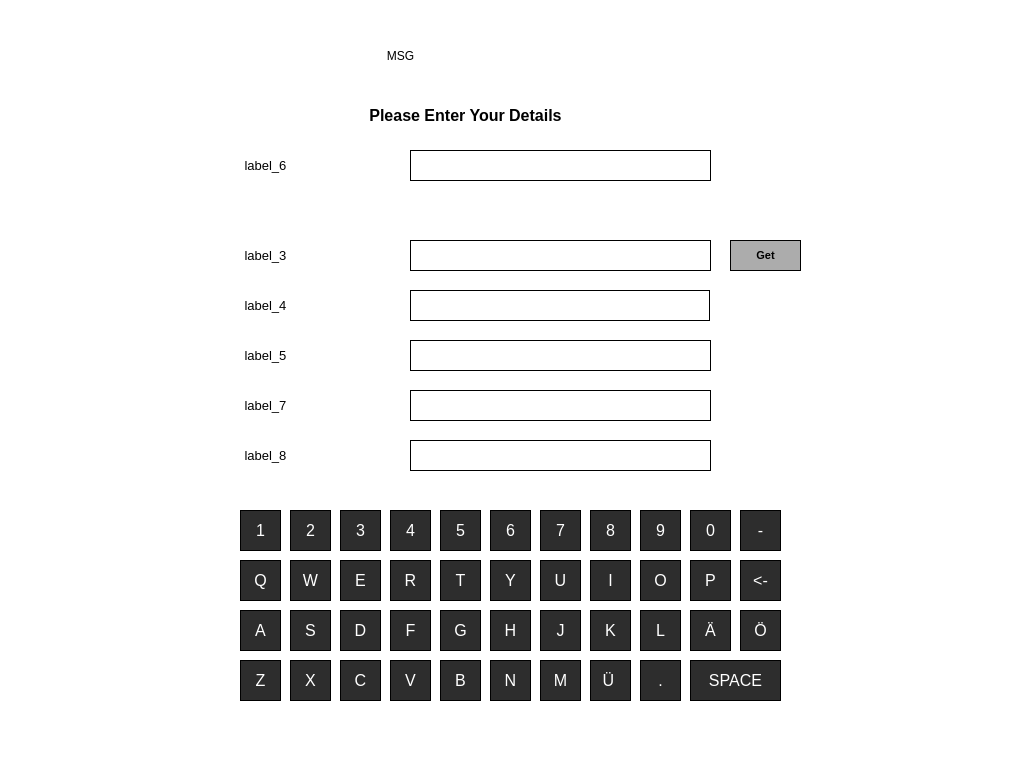
<?xml version="1.0" encoding="UTF-8"?>
<ui version="4.0">
 <class>EnterData</class>
 <widget class="QWidget" name="EnterData">
  <property name="geometry">
   <rect>
    <x>0</x>
    <y>0</y>
    <width>1024</width>
    <height>769</height>
   </rect>
  </property>
  <property name="focusPolicy">
   <enum>Qt::NoFocus</enum>
  </property>
  <property name="windowTitle">
   <string>Trimble</string>
  </property>
  <property name="styleSheet">
   <string notr="true">background-color: rgb(255, 255, 255);</string>
  </property>
  <widget class="QLabel" name="logo">
   <property name="geometry">
    <rect>
     <x>690</x>
     <y>20</y>
     <width>281</width>
     <height>81</height>
    </rect>
   </property>
   <property name="autoFillBackground">
    <bool>false</bool>
   </property>
   <property name="text">
    <string/>
   </property>
   <property name="pixmap">
    <pixmap>img/Logo.png</pixmap>
   </property>
   <property name="scaledContents">
    <bool>true</bool>
   </property>
  </widget>
  <widget class="QLineEdit" name="licenseLineEdit">
   <property name="geometry">
    <rect>
     <x>410</x>
     <y>240</y>
     <width>301</width>
     <height>31</height>
    </rect>
   </property>
   <property name="font">
    <font>
     <family>Arial</family>
     <pointsize>10</pointsize>
    </font>
   </property>
   <property name="tabletTracking">
    <bool>true</bool>
   </property>
   <property name="focusPolicy">
    <enum>Qt::ClickFocus</enum>
   </property>
   <property name="autoFillBackground">
    <bool>false</bool>
   </property>
   <property name="styleSheet">
    <string notr="true">border: 1px solid black;</string>
   </property>
   <property name="frame">
    <bool>true</bool>
   </property>
   <property name="dragEnabled">
    <bool>false</bool>
   </property>
   <property name="readOnly">
    <bool>false</bool>
   </property>
  </widget>
  <widget class="QPushButton" name="nextButton">
   <property name="geometry">
    <rect>
     <x>870</x>
     <y>540</y>
     <width>151</width>
     <height>111</height>
    </rect>
   </property>
   <property name="styleSheet">
    <string notr="true">border: 1px solid white;</string>
   </property>
   <property name="text">
    <string/>
   </property>
   <property name="icon">
    <iconset>
     <normalon>img/NextArrow.png</normalon>
    </iconset>
   </property>
   <property name="iconSize">
    <size>
     <width>103</width>
     <height>105</height>
    </size>
   </property>
  </widget>
  <widget class="QPushButton" name="backButton">
   <property name="geometry">
    <rect>
     <x>10</x>
     <y>540</y>
     <width>141</width>
     <height>111</height>
    </rect>
   </property>
   <property name="styleSheet">
    <string notr="true">border: 1px solid white;</string>
   </property>
   <property name="text">
    <string/>
   </property>
   <property name="icon">
    <iconset>
     <normalon>img/BackArrow.png</normalon>
    </iconset>
   </property>
   <property name="iconSize">
    <size>
     <width>103</width>
     <height>105</height>
    </size>
   </property>
  </widget>
  <widget class="QLabel" name="label">
   <property name="geometry">
    <rect>
     <x>130</x>
     <y>10</y>
     <width>541</width>
     <height>91</height>
    </rect>
   </property>
   <property name="font">
    <font>
     <pointsize>9</pointsize>
    </font>
   </property>
   <property name="text">
    <string>MSG</string>
   </property>
   <property name="alignment">
    <set>Qt::AlignCenter</set>
   </property>
  </widget>
  <widget class="QLabel" name="label_2">
   <property name="geometry">
    <rect>
     <x>190</x>
     <y>90</y>
     <width>551</width>
     <height>51</height>
    </rect>
   </property>
   <property name="font">
    <font>
     <pointsize>12</pointsize>
     <weight>75</weight>
     <bold>true</bold>
    </font>
   </property>
   <property name="text">
    <string>Please Enter Your Details</string>
   </property>
   <property name="textFormat">
    <enum>Qt::AutoText</enum>
   </property>
   <property name="alignment">
    <set>Qt::AlignCenter</set>
   </property>
  </widget>
  <widget class="QLabel" name="label_3">
   <property name="geometry">
    <rect>
     <x>180</x>
     <y>240</y>
     <width>171</width>
     <height>31</height>
    </rect>
   </property>
   <property name="font">
    <font>
     <pointsize>10</pointsize>
    </font>
   </property>
   <property name="text">
    <string>label_3</string>
   </property>
   <property name="alignment">
    <set>Qt::AlignCenter</set>
   </property>
  </widget>
  <widget class="QLineEdit" name="driverLineEdit">
   <property name="geometry">
    <rect>
     <x>410</x>
     <y>290</y>
     <width>300</width>
     <height>31</height>
    </rect>
   </property>
   <property name="font">
    <font>
     <family>Arial</family>
     <pointsize>10</pointsize>
    </font>
   </property>
   <property name="tabletTracking">
    <bool>true</bool>
   </property>
   <property name="focusPolicy">
    <enum>Qt::ClickFocus</enum>
   </property>
   <property name="autoFillBackground">
    <bool>false</bool>
   </property>
   <property name="styleSheet">
    <string notr="true">border: 1px solid black;</string>
   </property>
   <property name="frame">
    <bool>true</bool>
   </property>
   <property name="dragEnabled">
    <bool>false</bool>
   </property>
   <property name="readOnly">
    <bool>false</bool>
   </property>
  </widget>
  <widget class="QLineEdit" name="companyLineEdit">
   <property name="geometry">
    <rect>
     <x>410</x>
     <y>340</y>
     <width>301</width>
     <height>31</height>
    </rect>
   </property>
   <property name="font">
    <font>
     <family>Arial</family>
     <pointsize>10</pointsize>
    </font>
   </property>
   <property name="tabletTracking">
    <bool>true</bool>
   </property>
   <property name="focusPolicy">
    <enum>Qt::ClickFocus</enum>
   </property>
   <property name="autoFillBackground">
    <bool>false</bool>
   </property>
   <property name="styleSheet">
    <string notr="true">border: 1px solid black;</string>
   </property>
   <property name="frame">
    <bool>true</bool>
   </property>
   <property name="dragEnabled">
    <bool>false</bool>
   </property>
   <property name="readOnly">
    <bool>false</bool>
   </property>
  </widget>
  <widget class="QLineEdit" name="remarkLineEdit">
   <property name="geometry">
    <rect>
     <x>410</x>
     <y>390</y>
     <width>301</width>
     <height>31</height>
    </rect>
   </property>
   <property name="font">
    <font>
     <family>Arial</family>
     <pointsize>10</pointsize>
    </font>
   </property>
   <property name="tabletTracking">
    <bool>true</bool>
   </property>
   <property name="focusPolicy">
    <enum>Qt::ClickFocus</enum>
   </property>
   <property name="autoFillBackground">
    <bool>false</bool>
   </property>
   <property name="styleSheet">
    <string notr="true">border: 1px solid black;</string>
   </property>
   <property name="frame">
    <bool>true</bool>
   </property>
   <property name="dragEnabled">
    <bool>false</bool>
   </property>
   <property name="readOnly">
    <bool>false</bool>
   </property>
  </widget>
  <widget class="QLineEdit" name="abol_numLineEdit">
   <property name="geometry">
    <rect>
     <x>410</x>
     <y>150</y>
     <width>301</width>
     <height>31</height>
    </rect>
   </property>
   <property name="font">
    <font>
     <family>Arial</family>
     <pointsize>10</pointsize>
    </font>
   </property>
   <property name="tabletTracking">
    <bool>true</bool>
   </property>
   <property name="focusPolicy">
    <enum>Qt::ClickFocus</enum>
   </property>
   <property name="autoFillBackground">
    <bool>false</bool>
   </property>
   <property name="styleSheet">
    <string notr="true">border: 1px solid black;</string>
   </property>
   <property name="frame">
    <bool>true</bool>
   </property>
   <property name="dragEnabled">
    <bool>false</bool>
   </property>
   <property name="readOnly">
    <bool>false</bool>
   </property>
  </widget>
  <widget class="QLineEdit" name="ladevolumenLineEdit">
   <property name="geometry">
    <rect>
     <x>410</x>
     <y>440</y>
     <width>301</width>
     <height>31</height>
    </rect>
   </property>
   <property name="font">
    <font>
     <family>Arial</family>
     <pointsize>10</pointsize>
    </font>
   </property>
   <property name="tabletTracking">
    <bool>true</bool>
   </property>
   <property name="focusPolicy">
    <enum>Qt::ClickFocus</enum>
   </property>
   <property name="autoFillBackground">
    <bool>false</bool>
   </property>
   <property name="styleSheet">
    <string notr="true">border: 1px solid black;</string>
   </property>
   <property name="frame">
    <bool>true</bool>
   </property>
   <property name="dragEnabled">
    <bool>false</bool>
   </property>
   <property name="readOnly">
    <bool>false</bool>
   </property>
  </widget>
  <widget class="QPushButton" name="getButton">
   <property name="geometry">
    <rect>
     <x>730</x>
     <y>240</y>
     <width>71</width>
     <height>31</height>
    </rect>
   </property>
   <property name="font">
    <font>
     <pointsize>8</pointsize>
     <weight>75</weight>
     <bold>true</bold>
    </font>
   </property>
   <property name="styleSheet">
    <string notr="true">border: 1px solid black;
background-color: rgb(172, 172, 172);
</string>
   </property>
   <property name="text">
    <string>Get</string>
   </property>
  </widget>
  <widget class="QLabel" name="label_4">
   <property name="geometry">
    <rect>
     <x>180</x>
     <y>290</y>
     <width>171</width>
     <height>30</height>
    </rect>
   </property>
   <property name="font">
    <font>
     <pointsize>10</pointsize>
    </font>
   </property>
   <property name="text">
    <string>label_4</string>
   </property>
   <property name="alignment">
    <set>Qt::AlignCenter</set>
   </property>
  </widget>
  <widget class="QLabel" name="label_5">
   <property name="geometry">
    <rect>
     <x>180</x>
     <y>340</y>
     <width>171</width>
     <height>31</height>
    </rect>
   </property>
   <property name="font">
    <font>
     <pointsize>10</pointsize>
    </font>
   </property>
   <property name="text">
    <string>label_5</string>
   </property>
   <property name="alignment">
    <set>Qt::AlignCenter</set>
   </property>
  </widget>
  <widget class="QLabel" name="label_6">
   <property name="geometry">
    <rect>
     <x>180</x>
     <y>150</y>
     <width>171</width>
     <height>31</height>
    </rect>
   </property>
   <property name="font">
    <font>
     <pointsize>10</pointsize>
    </font>
   </property>
   <property name="text">
    <string>label_6</string>
   </property>
   <property name="alignment">
    <set>Qt::AlignCenter</set>
   </property>
  </widget>
  <widget class="QLabel" name="label_7">
   <property name="geometry">
    <rect>
     <x>180</x>
     <y>390</y>
     <width>171</width>
     <height>31</height>
    </rect>
   </property>
   <property name="font">
    <font>
     <pointsize>10</pointsize>
    </font>
   </property>
   <property name="text">
    <string>label_7</string>
   </property>
   <property name="alignment">
    <set>Qt::AlignCenter</set>
   </property>
  </widget>
  <widget class="QLabel" name="label_8">
   <property name="geometry">
    <rect>
     <x>180</x>
     <y>440</y>
     <width>171</width>
     <height>31</height>
    </rect>
   </property>
   <property name="font">
    <font>
     <pointsize>10</pointsize>
    </font>
   </property>
   <property name="text">
    <string>label_8</string>
   </property>
   <property name="alignment">
    <set>Qt::AlignCenter</set>
   </property>
  </widget>
  <widget class="QPushButton" name="QButton">
   <property name="geometry">
    <rect>
     <x>240</x>
     <y>560</y>
     <width>41</width>
     <height>41</height>
    </rect>
   </property>
   <property name="font">
    <font>
     <pointsize>12</pointsize>
    </font>
   </property>
   <property name="styleSheet">
    <string notr="true">border: 1px solid black;
color: white;
background-color: rgb(45, 45, 45);</string>
   </property>
   <property name="text">
    <string>Q</string>
   </property>
  </widget>
  <widget class="QPushButton" name="YButton">
   <property name="geometry">
    <rect>
     <x>490</x>
     <y>560</y>
     <width>41</width>
     <height>41</height>
    </rect>
   </property>
   <property name="font">
    <font>
     <pointsize>12</pointsize>
    </font>
   </property>
   <property name="styleSheet">
    <string notr="true">border: 1px solid black;
color: white;
background-color: rgb(45, 45, 45);</string>
   </property>
   <property name="text">
    <string>Y</string>
   </property>
  </widget>
  <widget class="QPushButton" name="TButton">
   <property name="geometry">
    <rect>
     <x>440</x>
     <y>560</y>
     <width>41</width>
     <height>41</height>
    </rect>
   </property>
   <property name="font">
    <font>
     <pointsize>12</pointsize>
    </font>
   </property>
   <property name="styleSheet">
    <string notr="true">border: 1px solid black;
color: white;
background-color: rgb(45, 45, 45);</string>
   </property>
   <property name="text">
    <string>T</string>
   </property>
  </widget>
  <widget class="QPushButton" name="EButton">
   <property name="geometry">
    <rect>
     <x>340</x>
     <y>560</y>
     <width>41</width>
     <height>41</height>
    </rect>
   </property>
   <property name="font">
    <font>
     <pointsize>12</pointsize>
    </font>
   </property>
   <property name="styleSheet">
    <string notr="true">border: 1px solid black;
color: white;
background-color: rgb(45, 45, 45);</string>
   </property>
   <property name="text">
    <string>E</string>
   </property>
  </widget>
  <widget class="QPushButton" name="RButton">
   <property name="geometry">
    <rect>
     <x>390</x>
     <y>560</y>
     <width>41</width>
     <height>41</height>
    </rect>
   </property>
   <property name="font">
    <font>
     <pointsize>12</pointsize>
    </font>
   </property>
   <property name="styleSheet">
    <string notr="true">border: 1px solid black;
color: white;
background-color: rgb(45, 45, 45);</string>
   </property>
   <property name="text">
    <string>R</string>
   </property>
  </widget>
  <widget class="QPushButton" name="Button_1">
   <property name="geometry">
    <rect>
     <x>240</x>
     <y>510</y>
     <width>41</width>
     <height>41</height>
    </rect>
   </property>
   <property name="font">
    <font>
     <pointsize>12</pointsize>
    </font>
   </property>
   <property name="focusPolicy">
    <enum>Qt::NoFocus</enum>
   </property>
   <property name="styleSheet">
    <string notr="true">border: 1px solid black;
color: white;
background-color: rgb(45, 45, 45);</string>
   </property>
   <property name="text">
    <string>1</string>
   </property>
   <property name="autoDefault">
    <bool>false</bool>
   </property>
  </widget>
  <widget class="QPushButton" name="backButton_2">
   <property name="geometry">
    <rect>
     <x>740</x>
     <y>560</y>
     <width>41</width>
     <height>41</height>
    </rect>
   </property>
   <property name="font">
    <font>
     <pointsize>12</pointsize>
    </font>
   </property>
   <property name="styleSheet">
    <string notr="true">border: 1px solid black;
color: white;
background-color: rgb(45, 45, 45);</string>
   </property>
   <property name="text">
    <string>&lt;-</string>
   </property>
  </widget>
  <widget class="QPushButton" name="PButton">
   <property name="geometry">
    <rect>
     <x>690</x>
     <y>560</y>
     <width>41</width>
     <height>41</height>
    </rect>
   </property>
   <property name="font">
    <font>
     <pointsize>12</pointsize>
    </font>
   </property>
   <property name="styleSheet">
    <string notr="true">border: 1px solid black;
color: white;
background-color: rgb(45, 45, 45);</string>
   </property>
   <property name="text">
    <string>P</string>
   </property>
  </widget>
  <widget class="QPushButton" name="OButton">
   <property name="geometry">
    <rect>
     <x>640</x>
     <y>560</y>
     <width>41</width>
     <height>41</height>
    </rect>
   </property>
   <property name="font">
    <font>
     <pointsize>12</pointsize>
    </font>
   </property>
   <property name="styleSheet">
    <string notr="true">border: 1px solid black;
color: white;
background-color: rgb(45, 45, 45);</string>
   </property>
   <property name="text">
    <string>O</string>
   </property>
  </widget>
  <widget class="QPushButton" name="IButton">
   <property name="geometry">
    <rect>
     <x>590</x>
     <y>560</y>
     <width>41</width>
     <height>41</height>
    </rect>
   </property>
   <property name="font">
    <font>
     <pointsize>12</pointsize>
    </font>
   </property>
   <property name="styleSheet">
    <string notr="true">border: 1px solid black;
color: white;
background-color: rgb(45, 45, 45);</string>
   </property>
   <property name="text">
    <string>I</string>
   </property>
  </widget>
  <widget class="QPushButton" name="UButton">
   <property name="geometry">
    <rect>
     <x>540</x>
     <y>560</y>
     <width>41</width>
     <height>41</height>
    </rect>
   </property>
   <property name="font">
    <font>
     <pointsize>12</pointsize>
    </font>
   </property>
   <property name="styleSheet">
    <string notr="true">border: 1px solid black;
color: white;
background-color: rgb(45, 45, 45);</string>
   </property>
   <property name="text">
    <string>U</string>
   </property>
  </widget>
  <widget class="QPushButton" name="WButton">
   <property name="geometry">
    <rect>
     <x>290</x>
     <y>560</y>
     <width>41</width>
     <height>41</height>
    </rect>
   </property>
   <property name="font">
    <font>
     <pointsize>12</pointsize>
    </font>
   </property>
   <property name="styleSheet">
    <string notr="true">border: 1px solid black;
color: white;
background-color: rgb(45, 45, 45);</string>
   </property>
   <property name="text">
    <string>W</string>
   </property>
  </widget>
  <widget class="QPushButton" name="Button_6">
   <property name="geometry">
    <rect>
     <x>490</x>
     <y>510</y>
     <width>41</width>
     <height>41</height>
    </rect>
   </property>
   <property name="font">
    <font>
     <pointsize>12</pointsize>
    </font>
   </property>
   <property name="styleSheet">
    <string notr="true">border: 1px solid black;
color: white;
background-color: rgb(45, 45, 45);</string>
   </property>
   <property name="text">
    <string>6</string>
   </property>
  </widget>
  <widget class="QPushButton" name="Button_8">
   <property name="geometry">
    <rect>
     <x>590</x>
     <y>510</y>
     <width>41</width>
     <height>41</height>
    </rect>
   </property>
   <property name="font">
    <font>
     <pointsize>12</pointsize>
    </font>
   </property>
   <property name="styleSheet">
    <string notr="true">border: 1px solid black;
color: white;
background-color: rgb(45, 45, 45);</string>
   </property>
   <property name="text">
    <string>8</string>
   </property>
  </widget>
  <widget class="QPushButton" name="Button_7">
   <property name="geometry">
    <rect>
     <x>540</x>
     <y>510</y>
     <width>41</width>
     <height>41</height>
    </rect>
   </property>
   <property name="font">
    <font>
     <pointsize>12</pointsize>
    </font>
   </property>
   <property name="styleSheet">
    <string notr="true">border: 1px solid black;
color: white;
background-color: rgb(45, 45, 45);</string>
   </property>
   <property name="text">
    <string>7</string>
   </property>
  </widget>
  <widget class="QPushButton" name="Button_5">
   <property name="geometry">
    <rect>
     <x>440</x>
     <y>510</y>
     <width>41</width>
     <height>41</height>
    </rect>
   </property>
   <property name="font">
    <font>
     <pointsize>12</pointsize>
    </font>
   </property>
   <property name="styleSheet">
    <string notr="true">border: 1px solid black;
color: white;
background-color: rgb(45, 45, 45);</string>
   </property>
   <property name="text">
    <string>5</string>
   </property>
  </widget>
  <widget class="QPushButton" name="Button_4">
   <property name="geometry">
    <rect>
     <x>390</x>
     <y>510</y>
     <width>41</width>
     <height>41</height>
    </rect>
   </property>
   <property name="font">
    <font>
     <pointsize>12</pointsize>
    </font>
   </property>
   <property name="styleSheet">
    <string notr="true">border: 1px solid black;
color: white;
background-color: rgb(45, 45, 45);</string>
   </property>
   <property name="text">
    <string>4</string>
   </property>
  </widget>
  <widget class="QPushButton" name="Button_3">
   <property name="geometry">
    <rect>
     <x>340</x>
     <y>510</y>
     <width>41</width>
     <height>41</height>
    </rect>
   </property>
   <property name="font">
    <font>
     <pointsize>12</pointsize>
    </font>
   </property>
   <property name="focusPolicy">
    <enum>Qt::NoFocus</enum>
   </property>
   <property name="styleSheet">
    <string notr="true">border: 1px solid black;
color: white;
background-color: rgb(45, 45, 45);</string>
   </property>
   <property name="text">
    <string>3</string>
   </property>
  </widget>
  <widget class="QPushButton" name="Button_2">
   <property name="geometry">
    <rect>
     <x>290</x>
     <y>510</y>
     <width>41</width>
     <height>41</height>
    </rect>
   </property>
   <property name="font">
    <font>
     <pointsize>12</pointsize>
    </font>
   </property>
   <property name="focusPolicy">
    <enum>Qt::NoFocus</enum>
   </property>
   <property name="styleSheet">
    <string notr="true">border: 1px solid black;
color: white;
background-color: rgb(45, 45, 45);</string>
   </property>
   <property name="text">
    <string>2</string>
   </property>
  </widget>
  <widget class="QPushButton" name="Button_9">
   <property name="geometry">
    <rect>
     <x>640</x>
     <y>510</y>
     <width>41</width>
     <height>41</height>
    </rect>
   </property>
   <property name="font">
    <font>
     <pointsize>12</pointsize>
    </font>
   </property>
   <property name="styleSheet">
    <string notr="true">border: 1px solid black;
color: white;
background-color: rgb(45, 45, 45);</string>
   </property>
   <property name="text">
    <string>9</string>
   </property>
  </widget>
  <widget class="QPushButton" name="Button_0">
   <property name="geometry">
    <rect>
     <x>690</x>
     <y>510</y>
     <width>41</width>
     <height>41</height>
    </rect>
   </property>
   <property name="font">
    <font>
     <pointsize>12</pointsize>
    </font>
   </property>
   <property name="styleSheet">
    <string notr="true">border: 1px solid black;
color: white;
background-color: rgb(45, 45, 45);</string>
   </property>
   <property name="text">
    <string>0</string>
   </property>
  </widget>
  <widget class="QPushButton" name="minusButton">
   <property name="geometry">
    <rect>
     <x>740</x>
     <y>510</y>
     <width>41</width>
     <height>41</height>
    </rect>
   </property>
   <property name="font">
    <font>
     <pointsize>12</pointsize>
    </font>
   </property>
   <property name="styleSheet">
    <string notr="true">border: 1px solid black;
color: white;
background-color: rgb(45, 45, 45);</string>
   </property>
   <property name="text">
    <string>-</string>
   </property>
  </widget>
  <widget class="QPushButton" name="AButton">
   <property name="geometry">
    <rect>
     <x>240</x>
     <y>610</y>
     <width>41</width>
     <height>41</height>
    </rect>
   </property>
   <property name="font">
    <font>
     <pointsize>12</pointsize>
    </font>
   </property>
   <property name="styleSheet">
    <string notr="true">border: 1px solid black;
color: white;
background-color: rgb(45, 45, 45);</string>
   </property>
   <property name="text">
    <string>A</string>
   </property>
  </widget>
  <widget class="QPushButton" name="SButton">
   <property name="geometry">
    <rect>
     <x>290</x>
     <y>610</y>
     <width>41</width>
     <height>41</height>
    </rect>
   </property>
   <property name="font">
    <font>
     <pointsize>12</pointsize>
    </font>
   </property>
   <property name="styleSheet">
    <string notr="true">border: 1px solid black;
color: white;
background-color: rgb(45, 45, 45);</string>
   </property>
   <property name="text">
    <string>S</string>
   </property>
  </widget>
  <widget class="QPushButton" name="DButton">
   <property name="geometry">
    <rect>
     <x>340</x>
     <y>610</y>
     <width>41</width>
     <height>41</height>
    </rect>
   </property>
   <property name="font">
    <font>
     <pointsize>12</pointsize>
    </font>
   </property>
   <property name="styleSheet">
    <string notr="true">border: 1px solid black;
color: white;
background-color: rgb(45, 45, 45);</string>
   </property>
   <property name="text">
    <string>D</string>
   </property>
  </widget>
  <widget class="QPushButton" name="GButton">
   <property name="geometry">
    <rect>
     <x>440</x>
     <y>610</y>
     <width>41</width>
     <height>41</height>
    </rect>
   </property>
   <property name="font">
    <font>
     <pointsize>12</pointsize>
    </font>
   </property>
   <property name="styleSheet">
    <string notr="true">border: 1px solid black;
color: white;
background-color: rgb(45, 45, 45);</string>
   </property>
   <property name="text">
    <string>G</string>
   </property>
  </widget>
  <widget class="QPushButton" name="FButton">
   <property name="geometry">
    <rect>
     <x>390</x>
     <y>610</y>
     <width>41</width>
     <height>41</height>
    </rect>
   </property>
   <property name="font">
    <font>
     <pointsize>12</pointsize>
    </font>
   </property>
   <property name="styleSheet">
    <string notr="true">border: 1px solid black;
color: white;
background-color: rgb(45, 45, 45);</string>
   </property>
   <property name="text">
    <string>F</string>
   </property>
  </widget>
  <widget class="QPushButton" name="HButton">
   <property name="geometry">
    <rect>
     <x>490</x>
     <y>610</y>
     <width>41</width>
     <height>41</height>
    </rect>
   </property>
   <property name="font">
    <font>
     <pointsize>12</pointsize>
    </font>
   </property>
   <property name="styleSheet">
    <string notr="true">border: 1px solid black;
color: white;
background-color: rgb(45, 45, 45);</string>
   </property>
   <property name="text">
    <string>H</string>
   </property>
  </widget>
  <widget class="QPushButton" name="ButtonGerA">
   <property name="geometry">
    <rect>
     <x>690</x>
     <y>610</y>
     <width>41</width>
     <height>41</height>
    </rect>
   </property>
   <property name="font">
    <font>
     <pointsize>12</pointsize>
    </font>
   </property>
   <property name="styleSheet">
    <string notr="true">border: 1px solid black;
color: white;
background-color: rgb(45, 45, 45);</string>
   </property>
   <property name="text">
    <string>Ä</string>
   </property>
  </widget>
  <widget class="QPushButton" name="LButton">
   <property name="geometry">
    <rect>
     <x>640</x>
     <y>610</y>
     <width>41</width>
     <height>41</height>
    </rect>
   </property>
   <property name="font">
    <font>
     <pointsize>12</pointsize>
    </font>
   </property>
   <property name="styleSheet">
    <string notr="true">border: 1px solid black;
color: white;
background-color: rgb(45, 45, 45);</string>
   </property>
   <property name="text">
    <string>L</string>
   </property>
  </widget>
  <widget class="QPushButton" name="KButton">
   <property name="geometry">
    <rect>
     <x>590</x>
     <y>610</y>
     <width>41</width>
     <height>41</height>
    </rect>
   </property>
   <property name="font">
    <font>
     <pointsize>12</pointsize>
    </font>
   </property>
   <property name="styleSheet">
    <string notr="true">border: 1px solid black;
color: white;
background-color: rgb(45, 45, 45);</string>
   </property>
   <property name="text">
    <string>K</string>
   </property>
  </widget>
  <widget class="QPushButton" name="JButton">
   <property name="geometry">
    <rect>
     <x>540</x>
     <y>610</y>
     <width>41</width>
     <height>41</height>
    </rect>
   </property>
   <property name="font">
    <font>
     <pointsize>12</pointsize>
    </font>
   </property>
   <property name="styleSheet">
    <string notr="true">border: 1px solid black;
color: white;
background-color: rgb(45, 45, 45);</string>
   </property>
   <property name="text">
    <string>J</string>
   </property>
  </widget>
  <widget class="QPushButton" name="ButtonGerO">
   <property name="geometry">
    <rect>
     <x>740</x>
     <y>610</y>
     <width>41</width>
     <height>41</height>
    </rect>
   </property>
   <property name="font">
    <font>
     <pointsize>12</pointsize>
    </font>
   </property>
   <property name="styleSheet">
    <string notr="true">border: 1px solid black;
color: white;
background-color: rgb(45, 45, 45);</string>
   </property>
   <property name="text">
    <string>Ö</string>
   </property>
  </widget>
  <widget class="QPushButton" name="ZButton">
   <property name="geometry">
    <rect>
     <x>240</x>
     <y>660</y>
     <width>41</width>
     <height>41</height>
    </rect>
   </property>
   <property name="font">
    <font>
     <pointsize>12</pointsize>
    </font>
   </property>
   <property name="styleSheet">
    <string notr="true">border: 1px solid black;
color: white;
background-color: rgb(45, 45, 45);</string>
   </property>
   <property name="text">
    <string>Z</string>
   </property>
  </widget>
  <widget class="QPushButton" name="XButton">
   <property name="geometry">
    <rect>
     <x>290</x>
     <y>660</y>
     <width>41</width>
     <height>41</height>
    </rect>
   </property>
   <property name="font">
    <font>
     <pointsize>12</pointsize>
    </font>
   </property>
   <property name="styleSheet">
    <string notr="true">border: 1px solid black;
color: white;
background-color: rgb(45, 45, 45);</string>
   </property>
   <property name="text">
    <string>X</string>
   </property>
  </widget>
  <widget class="QPushButton" name="CButton">
   <property name="geometry">
    <rect>
     <x>340</x>
     <y>660</y>
     <width>41</width>
     <height>41</height>
    </rect>
   </property>
   <property name="font">
    <font>
     <pointsize>12</pointsize>
    </font>
   </property>
   <property name="styleSheet">
    <string notr="true">border: 1px solid black;
color: white;
background-color: rgb(45, 45, 45);</string>
   </property>
   <property name="text">
    <string>C</string>
   </property>
  </widget>
  <widget class="QPushButton" name="BButton">
   <property name="geometry">
    <rect>
     <x>440</x>
     <y>660</y>
     <width>41</width>
     <height>41</height>
    </rect>
   </property>
   <property name="font">
    <font>
     <pointsize>12</pointsize>
    </font>
   </property>
   <property name="styleSheet">
    <string notr="true">border: 1px solid black;
color: white;
background-color: rgb(45, 45, 45);</string>
   </property>
   <property name="text">
    <string>B</string>
   </property>
  </widget>
  <widget class="QPushButton" name="VButton">
   <property name="geometry">
    <rect>
     <x>390</x>
     <y>660</y>
     <width>41</width>
     <height>41</height>
    </rect>
   </property>
   <property name="font">
    <font>
     <pointsize>12</pointsize>
    </font>
   </property>
   <property name="styleSheet">
    <string notr="true">border: 1px solid black;
color: white;
background-color: rgb(45, 45, 45);</string>
   </property>
   <property name="text">
    <string>V</string>
   </property>
  </widget>
  <widget class="QPushButton" name="NButton">
   <property name="geometry">
    <rect>
     <x>490</x>
     <y>660</y>
     <width>41</width>
     <height>41</height>
    </rect>
   </property>
   <property name="font">
    <font>
     <pointsize>12</pointsize>
    </font>
   </property>
   <property name="styleSheet">
    <string notr="true">border: 1px solid black;
color: white;
background-color: rgb(45, 45, 45);</string>
   </property>
   <property name="text">
    <string>N</string>
   </property>
  </widget>
  <widget class="QPushButton" name="MButton">
   <property name="geometry">
    <rect>
     <x>540</x>
     <y>660</y>
     <width>41</width>
     <height>41</height>
    </rect>
   </property>
   <property name="font">
    <font>
     <pointsize>12</pointsize>
    </font>
   </property>
   <property name="styleSheet">
    <string notr="true">border: 1px solid black;
color: white;
background-color: rgb(45, 45, 45);</string>
   </property>
   <property name="text">
    <string>M</string>
   </property>
  </widget>
  <widget class="QPushButton" name="ButtonGerU">
   <property name="geometry">
    <rect>
     <x>590</x>
     <y>660</y>
     <width>41</width>
     <height>41</height>
    </rect>
   </property>
   <property name="font">
    <font>
     <pointsize>12</pointsize>
    </font>
   </property>
   <property name="styleSheet">
    <string notr="true">border: 1px solid black;
color: white;
background-color: rgb(45, 45, 45);</string>
   </property>
   <property name="text">
    <string>Ü	</string>
   </property>
  </widget>
  <widget class="QPushButton" name="ButtonSpace">
   <property name="geometry">
    <rect>
     <x>690</x>
     <y>660</y>
     <width>91</width>
     <height>41</height>
    </rect>
   </property>
   <property name="font">
    <font>
     <pointsize>12</pointsize>
    </font>
   </property>
   <property name="styleSheet">
    <string notr="true">border: 1px solid black;
color: white;
background-color: rgb(45, 45, 45);</string>
   </property>
   <property name="text">
    <string>SPACE</string>
   </property>
  </widget>
  <widget class="QPushButton" name="ButtonGerU_2">
   <property name="geometry">
    <rect>
     <x>640</x>
     <y>660</y>
     <width>41</width>
     <height>41</height>
    </rect>
   </property>
   <property name="font">
    <font>
     <pointsize>12</pointsize>
    </font>
   </property>
   <property name="styleSheet">
    <string notr="true">border: 1px solid black;
color: white;
background-color: rgb(45, 45, 45);</string>
   </property>
   <property name="text">
    <string>.</string>
   </property>
  </widget>
 </widget>
 <resources/>
 <connections/>
</ui>
